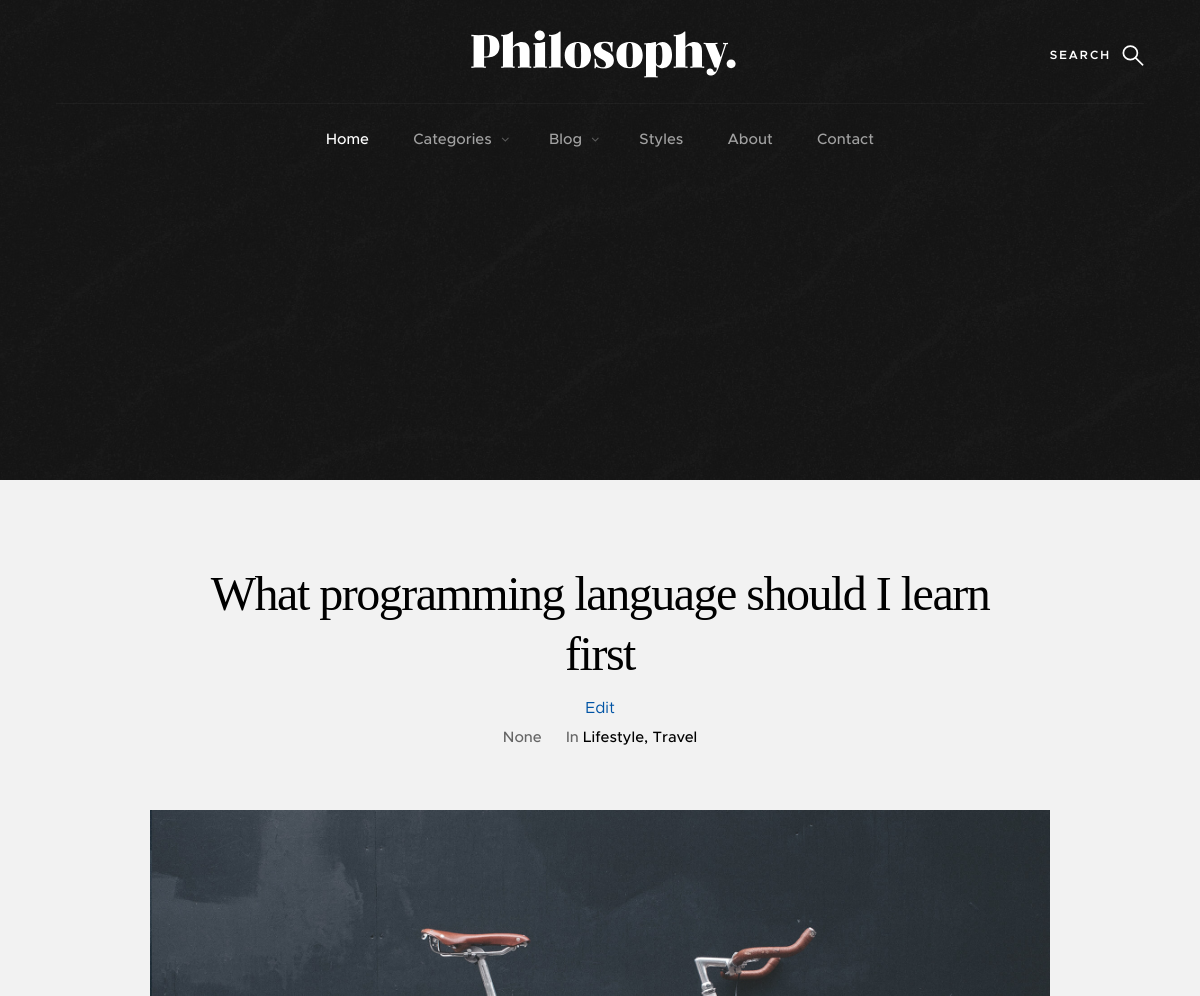
Before: /blog/1/ (upper part) with the older database file.
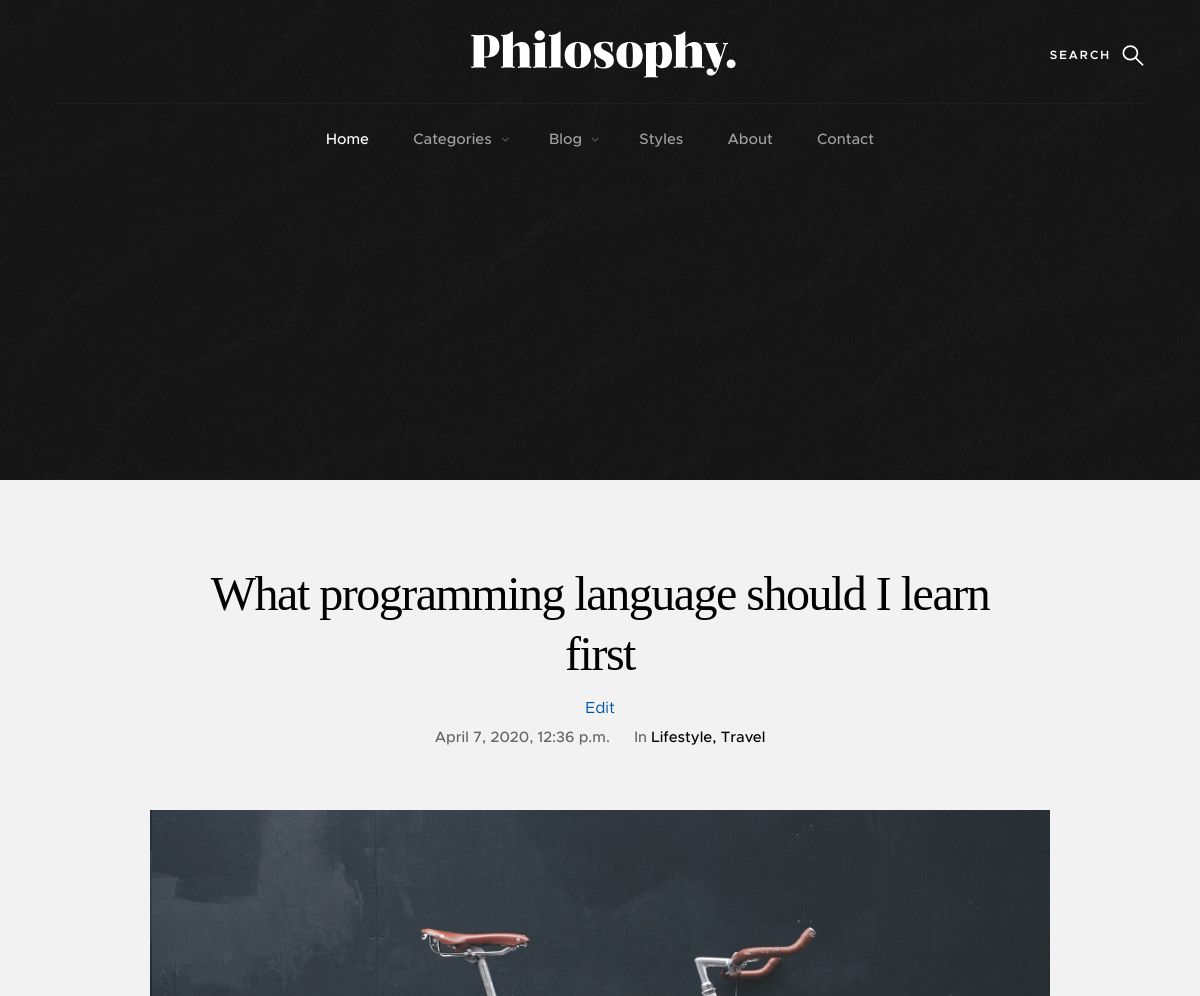
After: the same page with the newer database file.
### blog/models.py (models this page shows, shortened)
class Post(models.Model):
    author = models.ForeignKey('auth.User', on_delete=models.CASCADE)
    title = models.CharField(max_length=200, null=True)
    text = models.TextField()
    created_date = models.DateTimeField(default=timezone.now)
    pub_date = models.DateTimeField(blank=True, null=True)

### blog/views.py (the view)
# urls.py: path('blog/<int:pk>/', views.perticular_blog, name='blog'),
def perticular_blog(request, pk):
    blog = get_object_or_404(Post, pk=pk)
    context = {'blog': blog}
    return render(request, 'blog/single-standard.html', context)

### blog/templates/blog/single-standard.html (shortened to what this page needs)
{% extends 'blog/base.html' %}
{% load static %}
{% block content %}
    <section class="s-content s-content--narrow s-content--no-padding-bottom">
        <article class="row format-standard">
            <div class="s-content__header col-full">
                <h1 class="s-content__header-title">
                    {{blog.title}}
                </h1>
                <div class="row bottom tags-wrap">
                    <div class="col-full tags">
                        <div class="tagcloud">
                            <a href="{% url 'edit' %}">Edit</a>
                        </div>
                    </div>
                </div>
                <ul class="s-content__header-meta">
                    <li class="date">{{blog.pub_date}}</li>
                    <li class="cat">
                        In
                        <a href="#0">Lifestyle</a>
                        <a href="#0">Travel</a>
                    </li>
                </ul>
            </div>
            <div class="s-content__media col-full">
                <div class="s-content__post-thumb">
                    <img src="{% static 'images/thumbs/single/standard/standard-1000.jpg' %}"
                         srcset="{% static 'images/thumbs/single/standard/standard-2000.jpg' %} 2000w,
                                 {% static 'images/thumbs/single/standard/standard-1000.jpg' %} 1000w,
                                 {% static 'images/thumbs/single/standard/standard-500.jpg' %} 500w"
                         sizes="(max-width: 2000px) 100vw, 2000px" alt="" >
                </div>
            </div>
        </article>
    </section>
{% endblock %}

### blog/templates/blog/base.html (shortened to what this page needs)
{% load static %}
<!DOCTYPE html>
<html class="no-js" lang="en">
<head>
    <link rel="stylesheet" href="{% static 'css/base.css' %}">
    <link rel="stylesheet" href="{% static 'css/vendor.css' %}">
    <link rel="stylesheet" href="{% static 'css/main.css' %}">
</head>
<body id="top">
    <section class="s-pageheader s-pageheader--home">
        <header class="header">
            <div class="header__content row">
                <div class="header__logo">
                    <a class="logo" href="index.html">
                        <img src="{% static 'images/logo.svg' %}" alt="Homepage">
                    </a>
                </div>
                <ul class="header__social">
                    <li>
                        <a href="#0"><i class="fa fa-facebook" aria-hidden="true"></i></a>
                    </li>
                    <li>
                        <a href="#0"><i class="fa fa-twitter" aria-hidden="true"></i></a>
                    </li>
                    <li>
                        <a href="#0"><i class="fa fa-instagram" aria-hidden="true"></i></a>
                    </li>
                    <li>
                        <a href="#0"><i class="fa fa-pinterest" aria-hidden="true"></i></a>
                    </li>
                </ul>
                <a class="header__search-trigger" href="#0"></a>
                <nav class="header__nav-wrap">
                    <ul class="header__nav">
                        <li class="current"><a href="{% url 'home' %}" title="">Home</a></li>
                        <li class="has-children">
                            <a href="#0" title="">Categories</a>
                        </li>
                        <li class="has-children">
                            <a href="#0" title="">Blog</a>
                        </li>
                        <li><a href="" title="">Styles</a></li>
                        <li><a href="{% url 'about' %}" title="">About</a></li>
                        <li><a href="{% url 'contact' %}" title="">Contact</a></li>
                    </ul>
                </nav>
            </div>
        </header>
    </section>
        {% block content %}
        {% endblock %}
</body>
</html>

### static/css/base.css (style rules this page uses)
html { font-family: sans-serif; line-height: 1.15; -ms-text-size-adjust: 100%; -webkit-text-size-adjust: 100%; }
body { margin: 0; }
article, aside, footer, header, nav, section { display: block; }
h1 { font-size: 2em; margin: 0.67em 0; }
a { background-color: transparent; -webkit-text-decoration-skip: objects; }
img { border-style: none; }
html { font-size: 62.5%; box-sizing: border-box; }
*, *::before, *::after { box-sizing: inherit; }
body { font-weight: normal; line-height: 1; word-wrap: break-word; text-rendering: optimizeLegibility; -webkit-overflow-scrolling: touch; -webkit-text-size-adjust: none; }
body, input, button { -moz-osx-font-smoothing: grayscale; -webkit-font-smoothing: antialiased; }
img, video { max-width: 100%; height: auto; }
div, dl, dt, dd, ul, ol, li, h1, h2, h3, h4, h5, h6, pre, form, p, blockquote, th, td { margin: 0; padding: 0; }
h1, h2, h3, h4, h5, h6 { -webkit-font-smoothing: auto; -webkit-font-smoothing: antialiased; -webkit-font-variant-ligatures: common-ligatures; -moz-font-variant-ligatures: common-ligatures; font-variant-ligatures: common-ligatures; text-rendering: optimizeLegibility; }
em, i { font-style: italic; line-height: inherit; }
ol, ul { list-style: none; }
li { display: block; }
a { text-decoration: none; line-height: inherit; }
a img { border: none; }
.row { width: 94%; max-width: 1200px; margin: 0 auto; }
.row:after { content: ""; display: table; clear: both; }
.row .row { width: auto; max-width: none; margin-left: -20px; margin-right: -20px; }
[class*="col-"] { float: left; padding: 0 20px; }
.col-twelve, .col-full { width: 100%; }
@media only screen and (max-width: 1200px) { .row .row { margin-left: -15px; margin-right: -15px; } }
@media only screen and (max-width: 1200px) { [class*="col-"] { padding: 0 15px; } }

Changed rows visible on the page:
changed Post "What programming language should I learn first": pub_date "None" → "April 7, 2020, 12:36 p.m."
